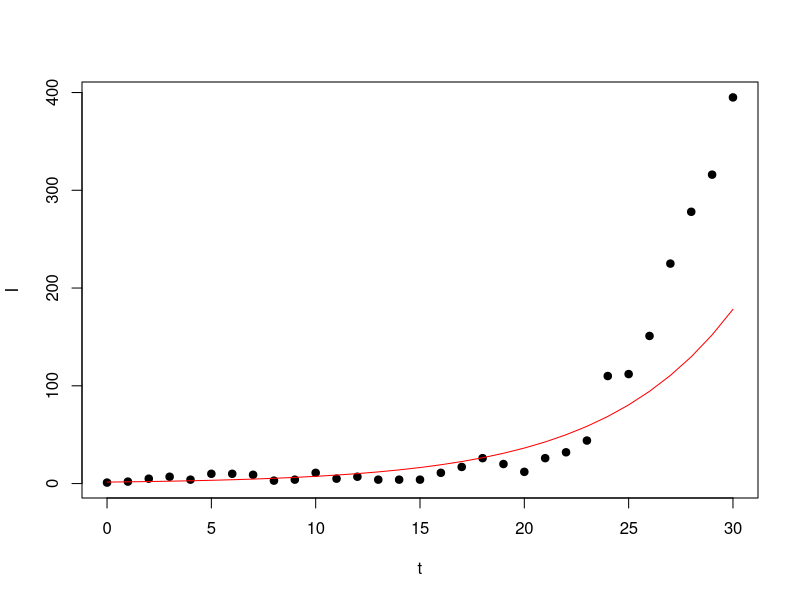

Here is the R script that generated this plot: (Note: a time limit stopped this script after it produced the figure.)
# Librería 
library(tidyverse)
library(lubridate)

# Subestimación de beta e I_0
data = read.csv("infectados.csv", stringsAsFactors = FALSE) %>%
    mutate(fecha = dmy(fecha))

I = filter(data, fecha <= dmy("26-04-2009"))[,"I"]
t = 0:(length(I)-1)
Y = log(I)

model = lm(Y ~ t)

C = coef(model)

I_0 = exp(unname(C[1]))
beta_0 = unname(C[2])

h = function(t) {
    return(I_0 * exp(beta_0 * t))
}

plot(t, I, pch=19)
lines(t, h(t), col="red")

# Estimación de beta_0 e I_0
iters = 201000
alpha = 0.0000001

J_0 = function() {
    return(mean((I - h(t))^2)/2)
}

JI_0 = function() {
    return(mean((I - h(t))*(-exp(beta_0*t))))
}

Jbeta_0 = function() {
    return(mean((I - h(t))*(-I_0*t*exp(beta_0*t))))
}

tempI_0 = c(I_0)
tempBeta_0 = c(beta_0)

cost_0 = c(J_0())

for (i in 2:iters) {
    tempI_0 = c(tempI_0, I_0 - alpha*JI_0())
    tempBeta_0 = c(tempBeta_0, beta_0 - alpha*Jbeta_0())
    
    I_0 = tempI_0[i]
    beta_0 = tempBeta_0[i]
    
    cost_0 = c(cost_0, J_0())
}

I_0 = tempI_0[which.min(cost_0)]
beta_0 = tempBeta_0[which.min(cost_0)]

which.min(cost_0)

# I_0 = 0.2173231; beta_0 = 0.2516953
print(c(I_0, beta_0)) 
lines(t, h(t), col="blue")

# Propuesta de S_0
d05 = dmy("29-08-2005")
d09 = dmy("27-03-2009")
d10 = dmy("25-06-2010")

p05 = 103263388
p10 = 112336538

r = 100 * ( (p10 / p05)^(1 / as.integer(d10 - d05)) - 1 )
S_0 = p05 * (1 + r/100)^(as.integer(d09 - d05)) # S_0 = 109918558

# Estimación de mu y kappa
mu = 1 / 3

kappa_0 = (beta_0 + mu) / S_0 
R_0 = beta_0 / mu + 1

# kappa_0 = 5.322383e-09; R_0 = 1.755086e+00
print(c(kappa_0, R_0))

# Estimación lineal de beta_1 e I_1
I_ = filter(data, dmy("27-04-2009") <= fecha, fecha <= dmy("14-05-2009"))[,"I"]
t_ = 0:(length(I_)-1)
Y_ = log(I_)

model_ = lm(Y_ ~ t_)

C_ = coef(model_)

I_1 = exp(unname(C_[1]))
beta_1 = unname(C_[2])

# I_1 = 321.81661488; beta_1 = -0.06198531

g = function(t) {
    return(I_1 * exp(beta_1 * t))
}

plot(t_, I_, pch=19)
lines(t_, g(t_), col="red")

# Estimación de beta_1 e I_1
iters = 3e5
alpha_ = 0.0000001

J_1 = function() {
    return(mean((I_ - g(t_))^2)/2)
}

JI_1 = function() {
    return(mean((I_ - g(t_))*(-exp(beta_1*t_))))
}

Jbeta_1 = function() {
    return(mean((I_ - g(t_))*(-I_1*t_*exp(beta_1*t_))))
}

tempI_1 = c(I_1)
tempBeta_1 = c(beta_1)

cost_1 = c(J_1())

for (i in 2:iters) {
    tempI_1 = c(tempI_1, I_1 - alpha_*JI_1())
    tempBeta_1 = c(tempBeta_1, beta_1 - alpha_*Jbeta_1())
    
    I_1 = tempI_1[i]
    beta_1 = tempBeta_1[i]
    
    cost_1 = c(cost_1, J_1())
}

I_1 = tempI_1[which.min(cost_1)]
beta_1 = tempBeta_1[which.min(cost_1)]

# I_1 = 321.81661488; beta_1 = -0.06198531
print(c(I_1, beta_1))

lines(t_, g(t_), col="blue")

# Estimación de kappa_ y R_0_
kappa_1 = (beta_1 + mu) / S_0
R_1 = beta_1 / mu + 1

print(c(kappa_0, R_0))
print(c(kappa_1, R_1))

# Visualización de predicción de ambos modelos
I_v = filter(data, fecha <= dmy("14-05-2009"))[,"I"]
t_v = 0:(length(I_v)-1)

sir = read.csv("SIR.csv")
names(sir) = c("t", "S", "I", "R")

X = filter(sir, t <= 48)

plot(t_v, I_v, pch=19)
points(X[,"t"], X[,"I"], col="red")
points(X[,"t"], X[,"R"], col="green")
